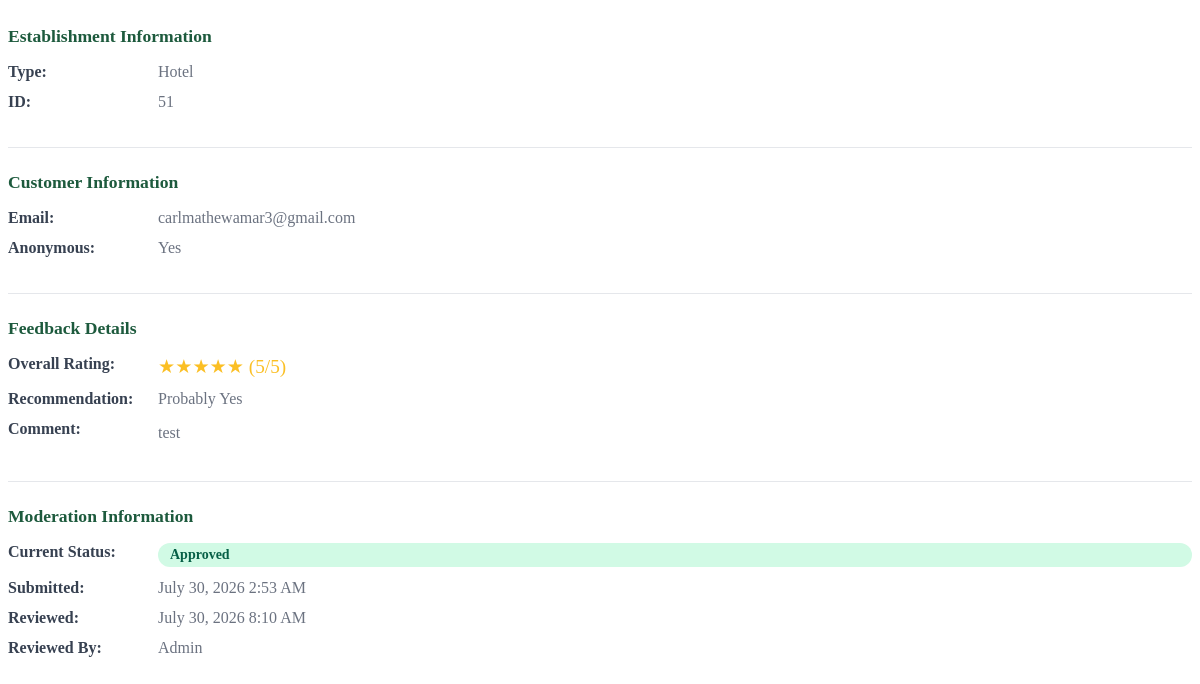
The app's page /feedback-details.php?id=1 (signed in) with its own data.
### tables this page shows
CREATE TABLE feedback (
            id INTEGER PRIMARY KEY AUTOINCREMENT,
            establishment_type TEXT NOT NULL,
            establishment_id INTEGER NOT NULL,
            overall_rating INTEGER NOT NULL CHECK(overall_rating >= 1 AND overall_rating <= 5),
            comment TEXT,
            anonymous INTEGER DEFAULT 0,
            email TEXT NOT NULL,
            recommendation TEXT NOT NULL,
            data_privacy_consent INTEGER NOT NULL DEFAULT 0,
            status TEXT DEFAULT "Pending Review" CHECK(status IN ("Pending Review", "Approved", "Rejected")),
            moderator_notes TEXT,
            reviewed_by TEXT,
            reviewed_at TEXT,
            created_at TEXT DEFAULT CURRENT_TIMESTAMP,
            updated_at TEXT DEFAULT CURRENT_TIMESTAMP
        );

### feedback-details.php (the view, shortened to what this page needs)
<?php
$feedbackId = $_GET['id'] ?? 0;
$dbFile = __DIR__ . '/../database.db';
$db = new SQLite3($dbFile);
$stmt = $db->prepare('SELECT * FROM feedback WHERE id = ?');
$stmt->bindValue(1, (int)$feedbackId, SQLITE3_INTEGER);
$result = $stmt->execute();
$feedback = $result->fetchArray(SQLITE3_ASSOC);
function renderStars($rating) {
    $stars = '';
    for ($i = 1; $i <= 5; $i++) {
        if ($i <= $rating) {
            $stars .= '★';
        } else {
            $stars .= '☆';
        }
    }
    return $stars;
}
?>
<div class="feedback-detail">
    <div class="detail-section">
        <h3>Establishment Information</h3>
        <div class="detail-row">
            <span class="detail-label">Type:</span>
            <span class="detail-value"><?php echo ucfirst($feedback['establishment_type']); ?></span>
        </div>
        <div class="detail-row">
            <span class="detail-label">ID:</span>
            <span class="detail-value"><?php echo $feedback['establishment_id']; ?></span>
        </div>
    </div>
    <div class="detail-section">
        <h3>Customer Information</h3>
        <div class="detail-row">
            <span class="detail-label">Email:</span>
            <span class="detail-value"><?php echo htmlspecialchars($feedback['email']); ?></span>
        </div>
        <div class="detail-row">
            <span class="detail-label">Anonymous:</span>
            <span class="detail-value"><?php echo $feedback['anonymous'] ? 'Yes' : 'No'; ?></span>
        </div>
    </div>
    <div class="detail-section">
        <h3>Feedback Details</h3>
        <div class="detail-row">
            <span class="detail-label">Overall Rating:</span>
            <span class="detail-value rating-stars"><?php echo renderStars($feedback['overall_rating']); ?> (<?php echo $feedback['overall_rating']; ?>/5)</span>
        </div>
        <div class="detail-row">
            <span class="detail-label">Recommendation:</span>
            <span class="detail-value"><?php echo htmlspecialchars($feedback['recommendation']); ?></span>
        </div>
        <?php if (!empty($feedback['comment'])): ?>
            <div class="detail-row">
                <span class="detail-label">Comment:</span>
                <span class="detail-value comment-text"><?php echo nl2br(htmlspecialchars($feedback['comment'])); ?></span>
            </div>
        <?php endif; ?>
    </div>
    <div class="detail-section">
        <h3>Moderation Information</h3>
        <div class="detail-row">
            <span class="detail-label">Current Status:</span>
            <span class="detail-value status-badge status-<?php echo strtolower(str_replace(' ', '-', $feedback['status'])); ?>"><?php echo htmlspecialchars($feedback['status']); ?></span>
        </div>
        <div class="detail-row">
            <span class="detail-label">Submitted:</span>
            <span class="detail-value"><?php echo date('F j, Y g:i A', strtotime($feedback['created_at'])); ?></span>
        </div>
        <?php if ($feedback['reviewed_at']): ?>
            <div class="detail-row">
                <span class="detail-label">Reviewed:</span>
                <span class="detail-value"><?php echo date('F j, Y g:i A', strtotime($feedback['reviewed_at'])); ?></span>
            </div>
        <?php endif; ?>
        <?php if ($feedback['reviewed_by']): ?>
            <div class="detail-row">
                <span class="detail-label">Reviewed By:</span>
                <span class="detail-value"><?php echo htmlspecialchars($feedback['reviewed_by']); ?></span>
            </div>
        <?php endif; ?>
    </div>
</div>

### feedback-details.php (style rules this page uses)
.feedback-detail { max-height: 70vh; overflow-y: auto; }
.detail-section { margin-bottom: 1.5rem; padding-bottom: 1.5rem; border-bottom: 1px solid #e5e7eb; }
.detail-section:last-child { border-bottom: none; }
.detail-section h3 { font-size: 1.1rem; color: #1d5a3d; margin-bottom: 1rem; font-weight: 600; }
.detail-row { display: flex; margin-bottom: 0.75rem; }
.detail-label { font-weight: 600; color: #374151; min-width: 150px; }
.detail-value { color: #6b7280; flex: 1; }
.rating-stars { color: #fbbf24; font-size: 1.2rem; }
.comment-text { white-space: pre-wrap; line-height: 1.6; }
.status-badge { padding: 0.25rem 0.75rem; border-radius: 20px; font-size: 0.875rem; font-weight: 600; }
.status-approved { background: #d1fae5; color: #065f46; }

### records on screen
feedback: establishment_type "Hotel", establishment "51", email "carlmathewamar3@gmail.com", overall_rating "★★★★★", overall_rating "5", recommendation "Probably Yes", comment "test", status "Approved", created_at "July 30, 2026 2:53 AM", reviewed_at "July 30, 2026 8:10 AM", reviewed_by "Admin"
